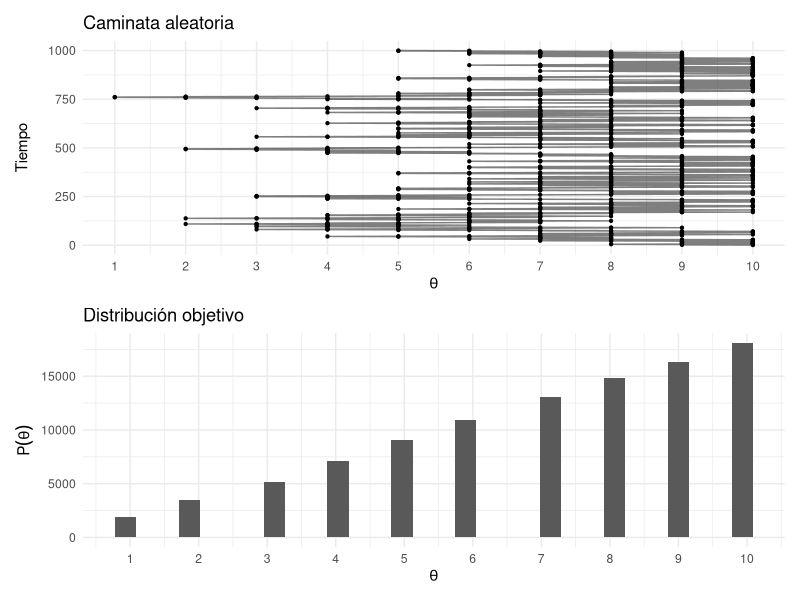
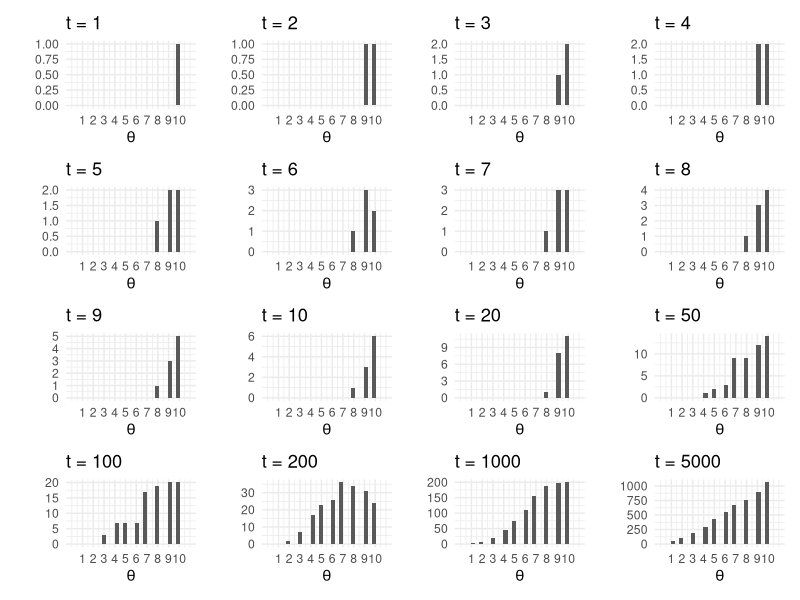
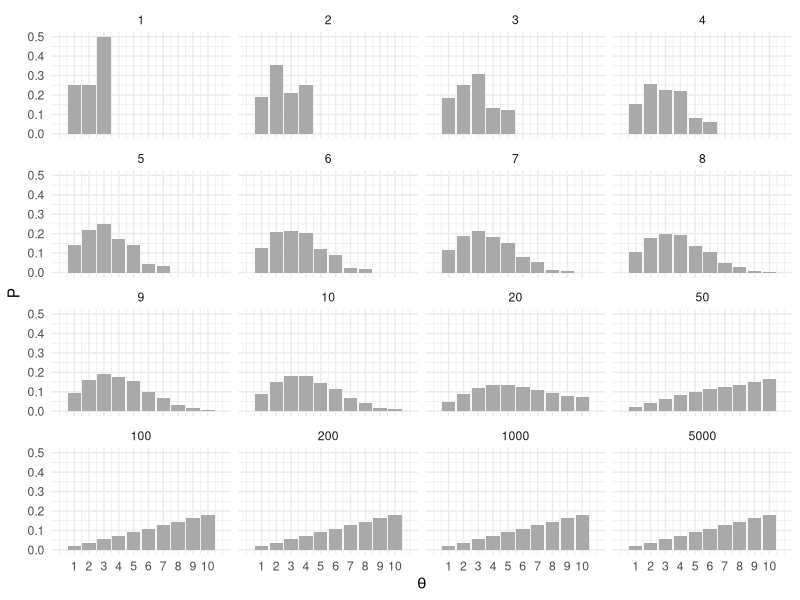
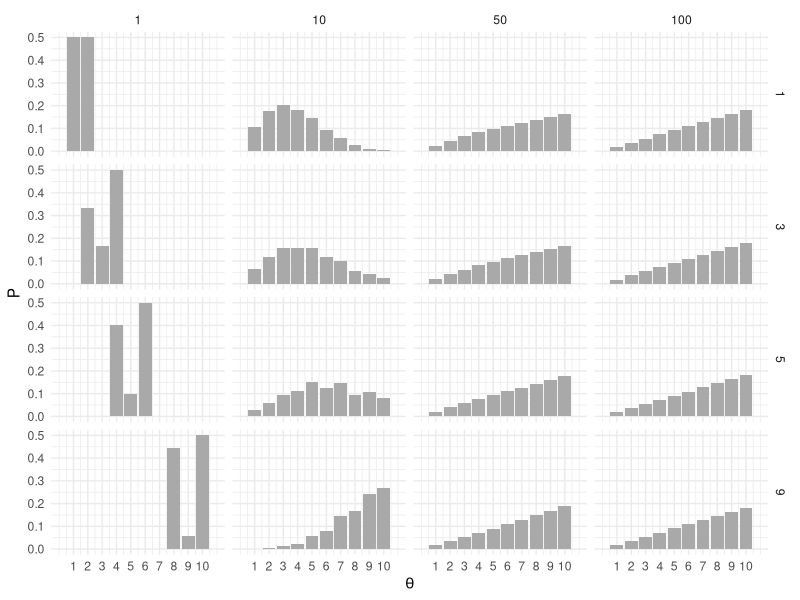
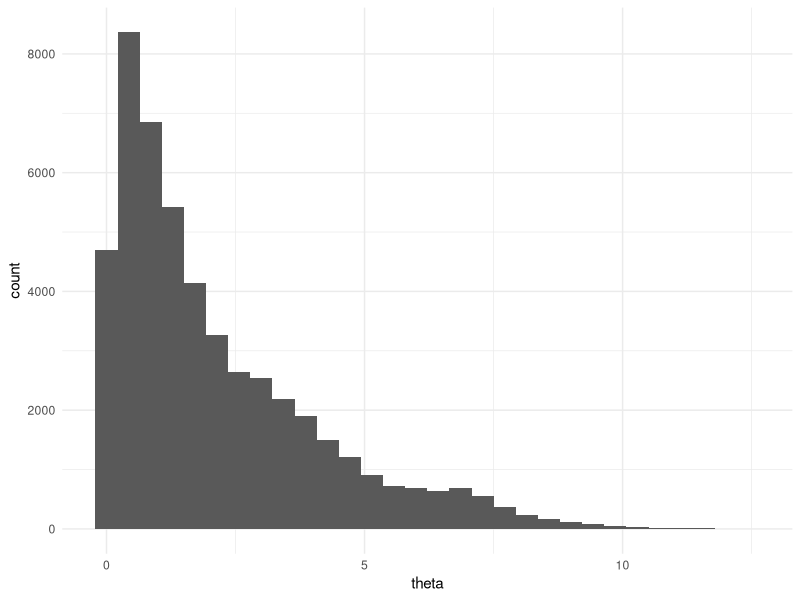
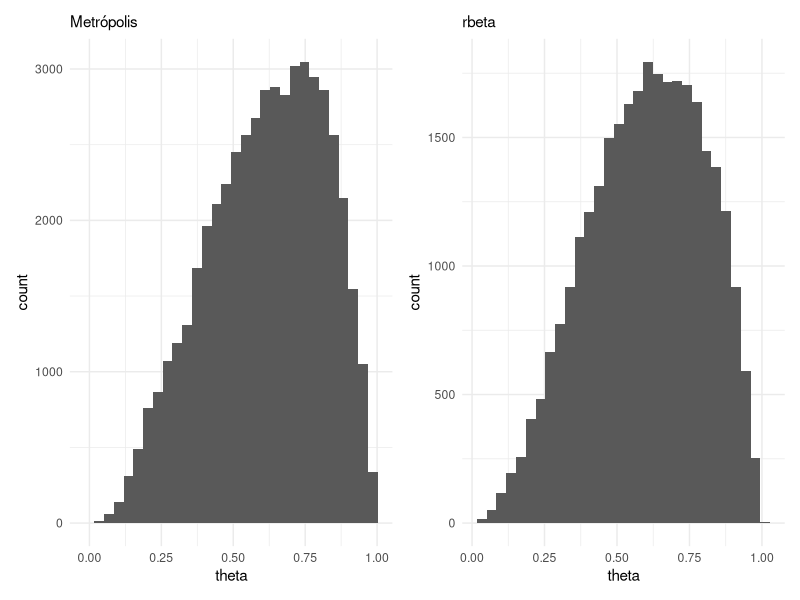
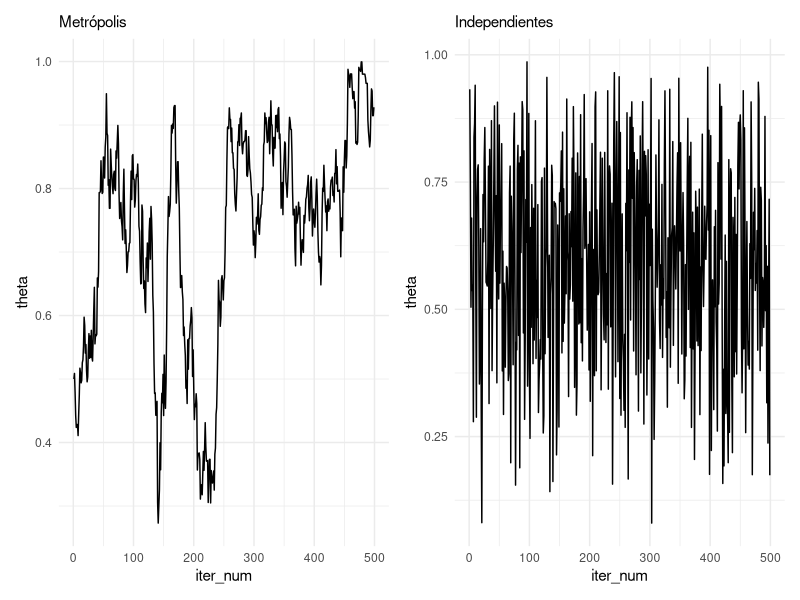
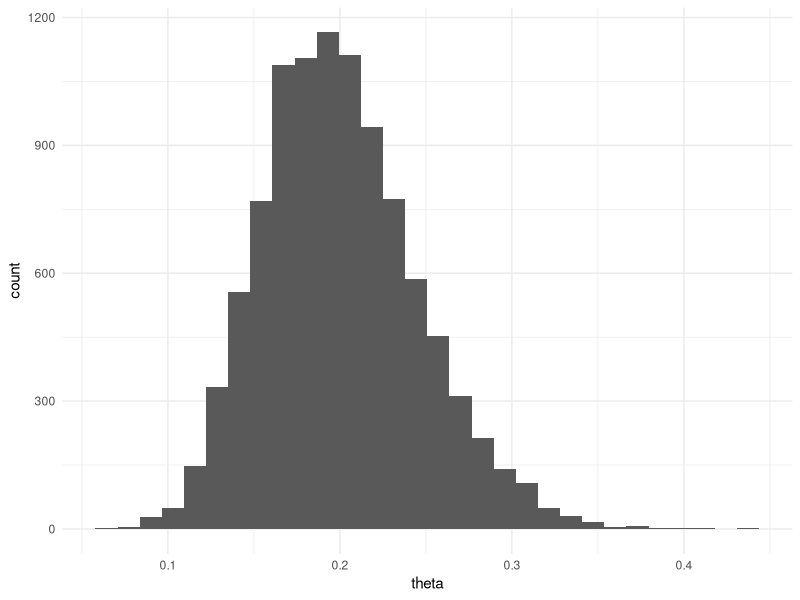

Reproduce these figures in R, in order.
## ---- chunk 1
library(tidyverse)
library(patchwork)
knitr::opts_chunk$set(echo = TRUE, message = FALSE, warning=FALSE, fig.align = 'center', fig.width = 5, fig.height=3, cache = TRUE)
comma <- function(x) format(x, digits = 2, big.mark = ",")
theme_set(theme_minimal())
## ---- chunk 2
crear_log_post <- function(n, k){
  function(theta){
    verosim <- k * log(theta) + (n - k) * log(1 - theta)
    inicial <- log(theta)
    log_p_factor <- verosim + inicial
    log_p_factor
  }
}
# observamos 3 éxitos en 4 pruebas:
log_post <- crear_log_post(4, 3)
prob_post <- function(x) { exp(log_post(x))}
# integramos numéricamente
p_x <- integrate(prob_post, lower = 0, upper = 1, subdivisions = 100L)
p_x
## ---- chunk 3
media_funcion <- function(theta){
  theta * prob_post(theta) / p_x$value
}
integral_media <- integrate(media_funcion, lower = 0, upper = 1, subdivisions = 100L)
media_post <- integral_media$value 
media_post
## ---- chunk 4
5/(2+5)
## ---- chunk 5
theta <- rbeta(10000, 5, 2)
media_post <- mean(theta)
momento_2_post <- mean(theta^2)
c(media_post, momento_2_post)
## ---- chunk 6
mean(exp(theta) > 2)
## ---- chunk 7
datos <- tibble(
  sabor = c("fresa", "limón", "mango", "guanábana"),
  n = c(50, 45, 51, 50), gusto = c(36, 35, 42, 29)) %>% 
  mutate(prop_gust = gusto / n)
datos
## ---- chunk 8
datos <- datos %>% 
  mutate(a_post = gusto + 2, b_post = n - gusto + 1)
datos
## ---- chunk 9
simular_conjunta <- function(rep, datos){
  datos %>% mutate(valor_sim = map2_dbl(a_post, b_post, ~ rbeta(1, .x, .y))) %>% 
    select(sabor, valor_sim) 
}
simular_conjunta(1, datos) 
## ---- chunk 10
# esta no es una manera muy rápida, podríamos calcular todas las
# simulaciones de cada parámetro de manera vectorizada
sims_posterior <- tibble(rep = 1:5000) %>% 
  mutate(sims = map(rep, ~ simular_conjunta(.x, datos))) %>% 
  unnest(cols = sims)
sims_posterior
## ---- chunk 11
sims_posterior %>% 
  group_by(rep) %>% 
  mutate(sabor = sabor[which.max(valor_sim)]) %>% 
  group_by(sabor) %>% 
  count() %>% 
  ungroup() %>% 
  mutate(prop = n / sum(n))
## ---- chunk 12
islas <- tibble(islas = 1:10, pob = 1:10)
camina_isla <- function(i){ # i: isla actual
    u <- runif(1) # volado
    v <- ifelse(u < 0.5, i - 1, i + 1)  # isla vecina (índice)
    if (v < 1 | v > 10) { # si estás en los extremos y el volado indica salir
      return(i)
    }
    p_move = ifelse(islas$pob[v] > islas$pob[i], 1, islas$pob[v] / islas$pob[i])
    u2 <- runif(1)
    if (p_move  > u2) {
        return(v) # isla destino
    }
    else {
      return(i) # me quedo en la misma isla
    }
}
pasos <- 100000
iteraciones <- numeric(pasos)
iteraciones[1] <- sample(1:10, 1) # isla inicial
for (j in 2:pasos) {
    iteraciones[j] <- camina_isla(iteraciones[j - 1])
}
caminata <- tibble(pasos = 1:pasos, isla = iteraciones)
plot_caminata <- ggplot(caminata[1:1000, ], aes(x = pasos, y = isla)) +
    geom_point(size = 0.8) +
    geom_path(alpha = 0.5) +
    coord_flip() + 
    labs(title = "Caminata aleatoria") +
    scale_y_continuous(expression(theta), breaks = 1:10) +
    scale_x_continuous("Tiempo")
plot_dist <- ggplot(caminata, aes(x = isla)) +
    geom_histogram() +
    scale_x_continuous(expression(theta), breaks = 1:10) +
    labs(title = "Distribución objetivo", 
       y = expression(P(theta)))
plot_caminata / plot_dist
## ---- chunk 13
t <- c(1:10, 20, 50, 100, 200, 1000, 5000)
plots_list <- map(t, function(i){
    ggplot(caminata[1:i, ], aes(x = isla)) +
        geom_histogram() +
        labs(y = "", x = "", title = paste("t = ", i, sep = "")) +
        scale_x_continuous(expression(theta), breaks = 1:10, limits = c(0, 11))
})
wrap_plots(plots_list)
## ---- chunk 14
library(expm)
transMat <- function(P){ # recibe vector de probabilidades no normalizado (o población)
    T <- matrix(0, length(P), length(P))
    n <- length(P - 1) # número de estados
    for (j in 2:n - 1) { # llenamos por fila
        T[j, j - 1] <- 0.5 * min(P[j - 1] / P[j], 1)
        T[j, j] <- 0.5 * (1 - min(P[j - 1] / P[j], 1)) + 
                   0.5 * (1 - min(P[j + 1] / P[j], 1))
        T[j, j + 1] <- 0.5 * min(P[j + 1] / P[j], 1)
    }
    # faltan los casos j = 1 y j = n
    T[1, 1] <- 0.5 + 0.5 * (1 - min(P[2] / P[1], 1))
    T[1, 2] <- 0.5 * min(P[2] / P[1], 1)
    T[n, n] <- 0.5 + 0.5 * (1 - min(P[n - 1] / P[n], 1))
    T[n, n - 1] <- 0.5 * min(P[n - 1] / P[n], 1)
    T
}
T <- transMat(islas$pob)
w <- c(0, 1, rep(0, 8))
t <- c(1:10, 20, 50, 100, 200, 1000, 5000)
expT <- map_df(t, ~data.frame(t = ., w %*% (T %^% .)))
expT_long <- expT %>%
    gather(theta, P, -t) %>% 
    mutate(theta = parse_number(theta))
ggplot(expT_long, aes(x = theta, y = P)) +
    geom_bar(stat = "identity", fill = "darkgray") + 
    facet_wrap(~ t) +
    scale_x_continuous(expression(theta), breaks = 1:10, limits = c(0, 11))
## ---- chunk 15
inicio_p <- function(i){
    w <- rep(0, 10)
    w[i] <- 1
    t <- c(1, 10, 50, 100)
    exp_t <- map_df(t, ~ data.frame(t = .x, inicio = i, w %*% (T %^% .))) %>%
        gather(theta, P, -t, -inicio) %>% 
        mutate(theta = parse_number(theta))
    exp_t
}
exp_t <- map_df(c(1, 3, 5, 9), inicio_p)
ggplot(exp_t, aes(x = as.numeric(theta), y = P)) +
    geom_bar(stat = "identity", fill = "darkgray") + 
    facet_grid(inicio ~ t) +
    scale_x_continuous(expression(theta), breaks = 1:10, limits = c(0, 11))
## ---- chunk 16
crear_metropolis <- function(fun_log, sigma_salto = 0.1){
  # la entrada es la log posterior
  iterar_metropolis <- function(theta_inicial, n){
    p <- length(theta_inicial)
    nombres <- names(theta_inicial)
    iteraciones <- matrix(0, nrow = n, ncol = p)
    colnames(iteraciones) <- nombres
    iteraciones[1,] <- theta_inicial
    for(i in 2:n){
      theta <- iteraciones[i - 1, ]
      theta_prop <- theta + rnorm(p, 0, sigma_salto)
      # exp(log(p) - log(q)) = p/q
      cociente <- exp(fun_log(theta_prop) - fun_log(theta))
      if(cociente >= 1 || runif(1,0,1) < cociente){
        iteraciones[i, ] <- theta_prop
      } else {
        iteraciones[i, ] <- theta  
      } 
    }
    iteraciones_tbl <- iteraciones %>% 
      as_tibble() %>%  
      mutate(iter_num = row_number()) %>% 
      select(iter_num, everything())
    iteraciones_tbl
  }
  iterar_metropolis
}

## ---- chunk 17
exp_no_norm <- function(x) {
  z <- ifelse(x > 0, exp(-0.5 * x), 0)
  log(z)
}

iterador_metro <- crear_metropolis(exp_no_norm, sigma_salto = 0.25)
sims_tbl <- iterador_metro(c(theta = 0.5), 50000)
ggplot(sims_tbl, aes(x = theta)) + geom_histogram()
## ---- chunk 18
beta_no_norm <- function(x) {
  z <- ifelse(x > 0 && x < 1, (x^2)*(1-x), 0)
  log(z)
}

iterador_metro <- crear_metropolis(beta_no_norm, sigma_salto = 0.04)
sims_metro_tbl <- iterador_metro(c(theta = 0.5), 50000)
sims_indep_tbl <- tibble(iter_num = 1:30000, theta = rbeta(30000, 3, 2))
g_1 <- ggplot(sims_metro_tbl, aes(x = theta)) + geom_histogram() +
  labs(subtitle = "Metrópolis")
g_2 <- ggplot(sims_indep_tbl, aes(x = theta)) + 
  geom_histogram() +
  labs(subtitle = "rbeta")
g_1 + g_2
## ---- chunk 19
g_metropolis <- sims_metro_tbl %>% 
  filter(iter_num < 500) %>% 
  ggplot(aes(x = iter_num, y = theta)) +
  geom_line() + labs(subtitle = "Metrópolis")
g_indep <- sims_indep_tbl %>% 
  filter(iter_num < 500) %>% 
  ggplot(aes(x = iter_num, y = theta)) +
  geom_line() + labs(subtitle = "Independientes")
g_metropolis + g_indep
## ---- chunk 20
media_1 <- sims_metro_tbl %>% summarise(media_post = mean(theta)) %>% pull(media_post)
media_2 <- sims_indep_tbl %>% summarise(media_post = mean(theta)) %>% pull(media_post)
media_exacta <- 3/(3 + 2)
tibble(metodo = c("sim Metrópolis", "sim Independiente", "exacto"),
       media_post = c(media_1, media_2, media_exacta))
## ---- chunk 21
sim_indep <- tibble(theta = rgamma(10000, 20, 100))
ggplot(sim_indep, aes(x = theta)) + geom_histogram()
## ---- chunk 22
# logaritmo de densidad no normalizada
log_f_dist <- function(x) 210 + dgamma(x, 20, 100, log = TRUE)
# iterar
iterador_metro_chico <- crear_metropolis(log_f_dist, sigma_salto = 0.001)
sims_chico_tbl <- iterador_metro_chico(c(theta = 0.02), 50000)
g_sim <- ggplot(sims_chico_tbl %>% filter(iter_num < 3000), aes(x = iter_num, y = theta)) + geom_line() + ylim(c(0, 0.5))
dist_bplot <- ggplot(tibble(x = rgamma(10000, 20, 100)), aes(y = x, x = "a")) + geom_violin() + ylab("") + ylim(0, 0.5)
g_sim + dist_bplot + plot_layout(widths = c(5, 1))
## ---- chunk 23
set.seed(831)
iterador_metro_grande <- crear_metropolis(log_f_dist, sigma_salto = 20)
sims_grande_tbl <- iterador_metro_grande(c(theta = 0.02), 50000)
g_sim <- ggplot(sims_grande_tbl %>% filter(iter_num < 3000), aes(x = iter_num, y = theta)) + geom_line() + ylim(c(0, 0.5))
g_sim + dist_bplot + plot_layout(widths = c(5, 1))
## ---- chunk 24
set.seed(831)
iterador_metro_apropiada <- crear_metropolis(log_f_dist, sigma_salto = 0.1)
sims_tbl <-iterador_metro_apropiada(c(theta = 0.02), 50000)
g_sim <- ggplot(sims_tbl %>% filter(iter_num < 3000), 
  aes(x = iter_num, y = theta)) + geom_line() + ylim(c(0, 0.5))
g_sim + dist_bplot + plot_layout(widths = c(5, 1))
## ---- chunk 25
estimaciones_media <- map_dfr(
  list(sims_chico_tbl, sims_grande_tbl, sims_tbl), 
  ~ filter(.x, iter_num < 3000) %>% 
    summarise(media = mean(theta))) %>% 
    mutate(tipo = c("salto chico", "salto grande", "salto apropiado"))
estimaciones_media %>% bind_rows(tibble(tipo = "exacta", media = 20/100)) %>% 
  select(tipo, media)
## ---- chunk 26
set.seed(6222131)
sims_chica_tbl <- iterador_metro_chico(c(theta = 0.02), 5000)
sims_grande_tbl <- iterador_metro_grande(c(theta = 0.02), 5000)
estimaciones_media <- map_dfr(
    list(sims_chica_tbl, sims_grande_tbl, sims_tbl), 
    ~ filter(.x, iter_num < 3000) %>% 
  summarise(media = mean(theta))) %>% 
  mutate(tipo = c("salto chico", "salto grande", "salto apropiado"))
estimaciones_media %>% bind_rows(tibble(tipo = "exacta", media = 20/100)) %>% 
  select(tipo, media)
## ---- chunk 27
crear_log_posterior_norm <- function(x = datos, m_0, n_0, a, b){
  # calcula log_posterior
  log_posterior <- function(mu, sigma){
      log_verosim <- sum(dnorm(x, mu, sigma, log = TRUE))
      tau <- 1 / sigma^2
      log_inicial <- 
        dgamma(tau, a, b, log = TRUE) + 
        dnorm(mu, mu_0, sigma/sqrt(n_0), log = TRUE)
      log_p <- log_verosim + log_inicial
      log_p
  }
  log_posterior
}
## ---- chunk 28
# parametros de inicial y datos
a <- 3
b <- 140
mu_0 <- 175
n_0 <- 5
set.seed(3413)
cantantes <- lattice::singer %>% 
  mutate(estatura_cm = round(2.54 * height)) %>% 
  filter(str_detect(voice.part, "Tenor")) %>% 
  sample_n(20)
## ---- chunk 29
log_p <- crear_log_posterior_norm(cantantes$estatura_cm, mu_0, n_0, a, b) 
log_post <- function(pars) { log_p(pars[1], pars[2]) }
set.seed(823)
metro_normal <- crear_metropolis(log_post, sigma_salto = 0.5)
sim_tbl <- metro_normal(c(mu = 172, sigma = 3), 50000) 
ggplot(sim_tbl %>% filter(iter_num < 100), 
       aes(x = mu, y = sigma)) + 
  geom_path() +
  geom_point()
## ---- chunk 30
g_normal <- ggplot(sim_tbl, aes(x = mu, y = sigma)) + 
  geom_point(alpha = 0.05)+ coord_equal() + ylim(c(0, 14))
g_normal
## ---- chunk 31
sim_tbl %>% summarise(across(is_double, mean))
## ---- chunk 32
crear_log_posterior <- function(x, m_0, sigma_0, inf, sup){
  # calcula log_posterior
  log_posterior <- function(mu, sigma){
      log_verosim <- sum(dnorm(x, mu, sigma, log = TRUE))
      log_inicial <- 
        dunif(sigma, inf, sup, log = TRUE) + 
        dnorm(mu, mu_0, sigma_0, log = TRUE)
      log_p <- log_verosim + log_inicial
      log_p
  }
  log_posterior
}
## ---- chunk 33
log_p <- crear_log_posterior(cantantes$estatura_cm, 175, 3, 2, 20) 
log_post <- function(pars) { log_p(pars[1], pars[2]) }
## ---- chunk 34
set.seed(8231)
metro_normal <- crear_metropolis(log_post, sigma_salto = 0.5)
sim_tbl <- metro_normal(c(mu = 172, sigma = 5), 50000) 
g_normal_2 <- ggplot(sim_tbl, aes(x = mu, y = sigma))  +
  geom_point(alpha = 0.05) + coord_equal() + ylim(c(0, 14))
g_normal + g_normal_2
## ---- chunk 35
sim_tbl %>% summarise(across(is.numeric, mean))
## ---- chunk 36
tau <- rgamma(5000, 3, 150)
sigma <- 1/sqrt(tau)
quantile(sigma, c(0.01,0.1, 0.9, 0.99))
quantile(runif(5000, 2, 25), c(0.01,0.1, 0.9, 0.99))
## ---- chunk 37
sim_formas <- function(p_azar, p_corr){
  tipo <- rbinom(1, 1, 1 - p_azar)
  if(tipo==0){
    # al azar
    x <- rbinom(1, 10, 1/5)
  } else {
    # no al azar
    x <- rbinom(1, 10, p_corr)
  }
  x
}
## ---- chunk 38
set.seed(12)
muestra <- map_dbl(1:200, ~ sim_formas(0.35, 0.5))
qplot(muestra)
## ---- chunk 39
qbeta(c(0.1, 0.9), 1, 5) %>% round(2)
## ---- chunk 40
crear_log_posterior <- function(x){
 
  log_posterior <- function(theta_azar, theta_corr){
    log_verosim <- sum(log(theta_azar * dbinom(x, 10, 1/5) + 
                          (1 - theta_azar) * dbinom(x, 10, theta_corr)))
    log_inicial <- dbeta(theta_azar, 1, 5, log = TRUE) +
      dbeta(theta_corr, 7, 3, log = TRUE)
    log_post <- log_verosim + log_inicial
    log_post
  }  
  log_posterior

}
## ---- chunk 41
log_p <- crear_log_posterior(muestra)
log_post <- function(pars) { log_p(pars[1], pars[2]) }
set.seed(8231)
metro_examenes <- crear_metropolis(log_post, sigma_salto = 0.02)
sim_tbl <- metro_examenes(c(theta_azar = 0.5, theta_corr = 0.5), 20000)
g_1 <- ggplot(sim_tbl, aes(x = theta_azar, y = theta_corr))  +
  geom_point(alpha = 0.05) + coord_equal() 
g_1
## ---- chunk 42
f <- c(0.05, 0.5, 0.95)
sim_tbl %>% 
  pivot_longer(-iter_num, names_to = "parametro", values_to = "valor") %>% 
  group_by(parametro) %>% 
  summarise(cuantil = quantile(valor, f), f = f) %>% 
  mutate(cuantil = round(cuantil, 2)) %>% 
  pivot_wider(names_from = f, values_from = cuantil)
## ---- chunk 43
media <- 1/20
k <- 2000
a <- media * k
b <- (1 - media) * k
c(a,b)
qbeta(c(0.05, 0.95), a, b) %>% round(3)
## ---- chunk 44
iterar_gibbs <- function(pasos, n, x_1, x_2){
  iteraciones <- matrix(0, nrow = pasos + 1, ncol = 2) # vector guardará las simulaciones
  iteraciones[1, 1] <- 0.5 # valor inicial media
  colnames(iteraciones) <- c("theta_1", "theta_2")
  # Generamos la caminata aleatoria
  for (j in seq(2, pasos, 2)) {
    # theta_1
    a <- x_2 + 100 - 1
    b <- n - x_2 + 1900 - 1
    iteraciones[j, "theta_2"] <- rbeta(1, a, b) # Actualizar theta_1
    iteraciones[j, "theta_1"] <- iteraciones[j-1, "theta_1"]
    # theta_2
    a <- x_1 + 100 - 1
    b <- n - x_1 + 1900 - 1
    iteraciones[j + 1, "theta_1"] <- rbeta(1, a, b) # Actualizar theta_1
    iteraciones[j + 1, "theta_2"] <- iteraciones[j, "theta_2"]
  }
  iteraciones
}
## ---- chunk 45
# Datos de https://www.awesomedice.com/blogs/news/d20-dice-randomness-test-chessex-vs-gamescience
n <- 10000
x_1 <- 408 # Chessex, alrededor de 0.85 dólares por dado
x_2 <- 474 # GameScience, alrededor 1.60 dólares por dado
## ---- chunk 46
iteraciones <- iterar_gibbs(20000, n, x_1, x_2) %>% 
  as_tibble() %>% 
  mutate(iter_num = row_number())
head(iteraciones)
## ---- chunk 47
ggplot(filter(iteraciones, iter_num > 1000, iter_num< 1050), 
       aes(x = theta_1, y = theta_2)) + 
  geom_path(alpha = 0.3) + geom_point() 
## ---- chunk 48
g_1 <- ggplot(iteraciones, 
       aes(x = theta_1, y = theta_2)) + 
  geom_path(alpha = 0.3) + geom_point() 
g_2 <- ggplot(iteraciones %>% filter(iter_num > 10), 
       aes(x = theta_1, y = theta_2)) + 
  geom_path(alpha = 0.3) + geom_point() +
  geom_abline(colour = "red") +
  geom_point(data= tibble(theta_1=1/20, theta_2=1/20), colour = "red", size = 5)
g_1 + g_2
## ---- chunk 49
iteraciones <- iteraciones %>% 
  mutate(dif = theta_1 - theta_2)
ggplot(iteraciones %>% filter(iter_num > 10), aes(x = dif)) +
  geom_histogram(bins = 100) +
  geom_vline(xintercept = 0, colour = "red")
## ---- chunk 50
iteraciones %>% mutate(theta_1_mayor = dif > 0) %>% 
  summarise(prob_theta_1_mayor = mean(theta_1_mayor))
## ---- chunk 51
inicial_tbl <- tibble(theta_1 = rbeta(20000, 100, 1900),
                      theta_2 = rbeta(20000, 100, 1900),
                      dist = "inicial")
posterior_tbl <- iteraciones %>% filter(iter_num > 10) %>% 
  mutate(dist = "posterior")
sims_tbl <- bind_rows(inicial_tbl, posterior_tbl)
ggplot(sims_tbl, aes(x = theta_1, y = theta_2, colour = dist)) +
  geom_point(alpha = 0.2)
## ---- chunk 52
n <- 20
x <- cantantes$estatura_cm
m <- 175; sigma_0 <- 3; alpha <- 3; beta <- 150 # parámetros de iniciales
pasos <- 20000
iteraciones <- matrix(0, nrow = pasos + 1, ncol = 2) # vector guardará las simulaciones
iteraciones[1, 1] <- 0 # valor inicial media
colnames(iteraciones) <- c("mu", "sigma")
# Generamos la caminata aleatoria
for (j in seq(2, pasos, 2)) {
  # sigma^2
  mu <- iteraciones[j - 1, "mu"]
  a <- n / 2 + alpha
  b <- sum((x  - mu) ^ 2) / 2 + beta
  iteraciones[j, "sigma"] <- sqrt(1/rgamma(1, a, b)) # Actualizar sigma
  iteraciones[j, "mu"] <- iteraciones[j-1, "mu"]
  # mu
  sigma <- iteraciones[j, "sigma"]
  media <- (n * sigma_0^2 * mean(x) + sigma^2 * m) / (n * sigma_0^2 + sigma^2)
  varianza <- sigma^2 * sigma_0^2 / (n * sigma_0^2 + sigma^2)
  iteraciones[j+1, "mu"] <- rnorm(1, media, sd = sqrt(varianza)) # actualizar mu
  iteraciones[j+1, "sigma"] <- iteraciones[j, "sigma"]
}
caminata <- data.frame(pasos = 1:pasos, mu = iteraciones[1:pasos, "mu"], 
  sigma = iteraciones[1:pasos, "sigma"])
caminata_g <- caminata %>%
  gather(parametro, val, mu, sigma) %>%
  arrange(pasos)
## ---- chunk 53
ggplot(filter(caminata, pasos > 1000, pasos< 1010), 
       aes(x = mu, y = sigma)) + 
  geom_path(alpha = 0.3) + geom_point() 
## ---- chunk 54
ggplot(filter(caminata, pasos > 1000, pasos< 1020, pasos %% 2 == 0), 
       aes(x = mu, y = sigma)) + 
  geom_path(alpha = 0.3) + geom_point() 
## ---- chunk 55
ggplot(filter(caminata, pasos > 1000, pasos< 10000, pasos %% 2 == 0), 
       aes(x = mu, y = sigma)) +  geom_point(alpha = 0.1) 
## ---- chunk 56
ggplot(filter(caminata_g, pasos > 15000), aes(x = pasos, y = val)) +
  geom_path(alpha = 0.3) +
  facet_wrap(~parametro, ncol = 1, scales = "free") +
  scale_y_continuous("")
## ---- chunk 57
ggplot(filter(caminata_g, pasos > 5000), aes(x = val)) +
  geom_histogram(fill = "gray") +
  facet_wrap(~parametro, ncol = 1, scales = "free") 
## ---- chunk 58
caminata_g %>%
  filter(pasos > 1000) %>% # eliminamos la etapa de calentamiento
  group_by(parametro) %>%
  summarise(
    mean(val), 
    sd(val), 
    median(val)
    ) %>% 
  mutate(across(is_double, round, 2))
## ---- chunk 59
log_p <- crear_log_posterior_norm(cantantes$estatura_cm, mu_0, n_0, a, b) 
log_post <- function(pars) { log_p(pars[1], pars[2]) }
set.seed(823)
metro_normal <- crear_metropolis(log_post, sigma_salto = 0.5)
sim_tbl <- metro_normal(c(mu = 162, sigma = 1), 5000) 
ggplot(sim_tbl %>% filter(iter_num < 500), aes(x = mu, y = sigma)) + geom_path(alpha = 0.5) + geom_point(aes(colour = iter_num))
## ---- chunk 60
sim_g <- sim_tbl %>% pivot_longer(-iter_num, 
                                    names_to = "parametro",
                                    values_to = "valor")
todas <- ggplot(sim_g, aes(x = iter_num, y = valor)) +
  geom_line(alpha = 0.5) +
  facet_wrap(~ parametro, ncol = 1, scales = "free_y") +
  labs(subtitle = "Todas las simulaciones")
sin_burnin <- 
  sim_g %>% filter(iter_num > 200) %>% 
  ggplot(aes(x = iter_num, y = valor)) +
  geom_line(alpha = 0.5) +
  facet_wrap(~ parametro, ncol = 1, scales = "free_y") +
  labs(subtitle = "Quitando 200 de burn-in")
todas + sin_burnin
## ---- chunk 61
set.seed(8513)
valores_iniciales  <- tibble(mu_0 = rnorm(4, 160, 20), 
                             sigma_0 = runif(4, 0, 20),
                             cadena = 1:4)
sims_tbl <- valores_iniciales %>% 
  mutate(sims = map2(mu_0, sigma_0, 
    ~ metro_normal(c(mu = .x, sigma = .y), 300) )) %>% 
  unnest(sims)

ggplot(sims_tbl, aes(x = iter_num, y = sigma, colour = factor(cadena))) +
  geom_line()
## ---- chunk 62
set.seed(83243)
sims_tbl <- valores_iniciales %>% 
  mutate(sims = map2(mu_0, sigma_0, 
    ~ metro_normal(c(mu = .x, sigma = .y), 20000) )) %>% 
  unnest(sims)

ggplot(sims_tbl, aes(x = iter_num, y = sigma, colour = factor(cadena))) +
  geom_line()
## ---- chunk 63
media_g <- ggplot(sims_tbl %>% filter(iter_num > 2000),
                  aes(x = iter_num, y = mu, colour = factor(cadena))) +
  geom_line()
sigma_g <- ggplot(sims_tbl %>% filter(iter_num > 2000),
                  aes(x = iter_num, y = sigma, colour = factor(cadena))) +
  geom_line()
media_g / sigma_g
## ---- chunk 64
head(sims_tbl)
# medias posteriores
sims_tbl %>% 
  summarise(mu = mean(mu), sigma = mean(sigma))
## ---- chunk 65
sims_tbl %>% 
  pivot_longer(mu:sigma, names_to = "parametro", values_to = "valor") %>% 
  group_by(parametro, cadena) %>% 
  summarise(media = mean(valor), num = n(), sigma2 = var(valor)) %>% 
  summarise(N = first(num),
            M = n_distinct(cadena), 
            B = N * var(media),
            W = mean(sigma2),
            V_hat = ((N - 1) / N) * W + (M + 1)/(M * N) * B, 
            R_hat = sqrt(V_hat / W))  
  
## ---- chunk 66
sims_tbl %>% 
  filter(iter_num < 300) %>% 
  pivot_longer(mu:sigma, names_to = "parametro", values_to = "valor") %>% 
  group_by(parametro, cadena) %>% 
  summarise(media = mean(valor), num = n(), sigma2 = var(valor)) %>% 
  summarise(N = first(num),
            M = n_distinct(cadena), 
            B = N * var(media),
            W = mean(sigma2),
            V_hat = ((N - 1) / N) * W + (M + 1)/(M * N) * B, 
            R_hat = sqrt(V_hat / W))  
  
## ---- chunk 67
acf(rgamma(1000,1,1))
## ---- chunk 68
sigma_metro_sims <- sims_tbl %>% filter(cadena==4) %>% pull(mu)
acf(sigma_metro_sims)
## ---- chunk 69
calc_acf <- function(x){
  valores_acf <- acf(x, lag.max = 1000, plot = FALSE)$acf %>% as.numeric()
  valores_acf[-1]
}
acf_tbl <- sims_tbl %>% 
  pivot_longer(mu:sigma, names_to = "parametro", values_to = "valor") %>%
  group_by(parametro, cadena) %>%
  summarise(N = n_distinct(iter_num), k = 1:1000, acf = calc_acf(valor)) %>% 
  summarise(N = first(N), N_eff = N / (1 + 2 * sum(acf)))
acf_tbl
## ---- chunk 70
acf_tbl %>% group_by(parametro) %>% 
  summarise(N = sum(N), N_eff = sum(N_eff))
